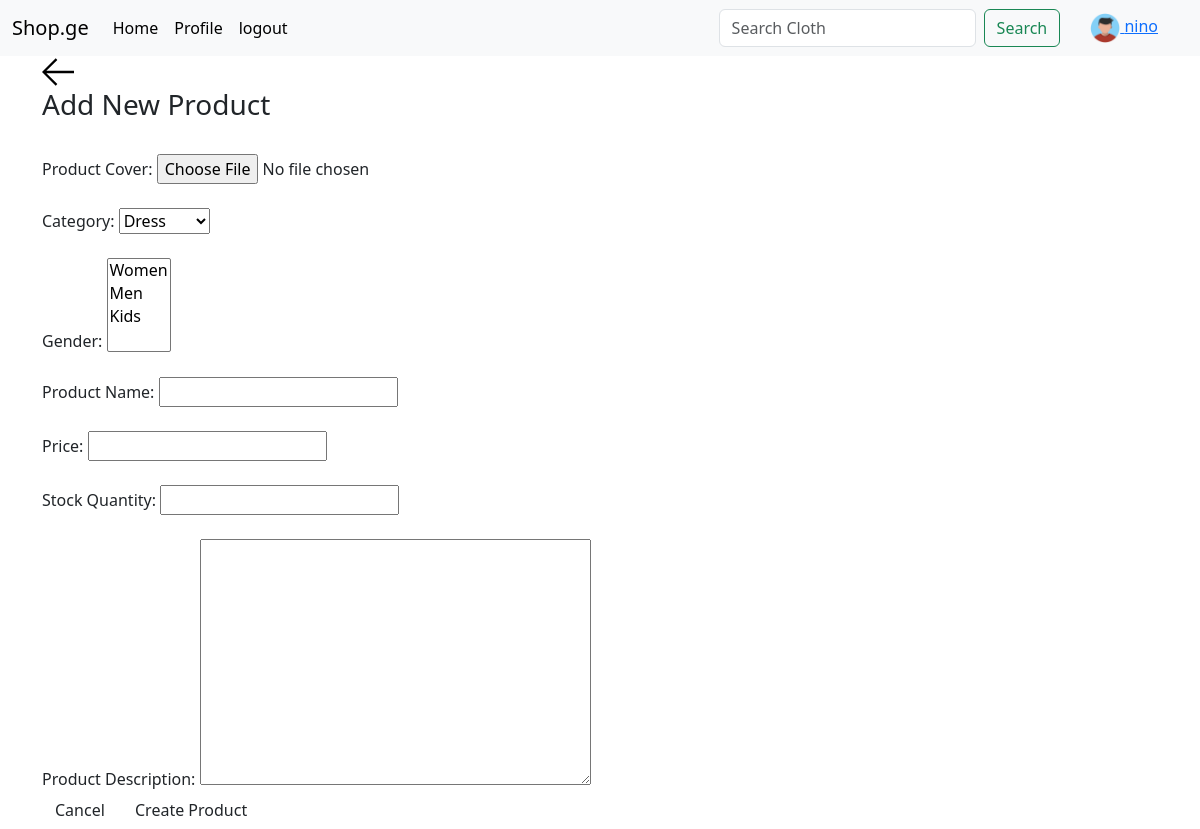
Screenshot of /add/ (signed in) with the database file from the repository.
### new_shoop/models.py (models this page shows)
class User(AbstractUser):
    products_user=models.ManyToManyField(Products, related_name='users', blank=True) #products_user
    avatar = models.ImageField(null=True, default='avatar.svg')
    bio=models.TextField(null=True)

### new_shoop/views.py (the view, shortened to what this page needs)
# urls.py: path('add/', views.add_product, name='add'),
@login_required(login_url='login')
def add_product(request):
    categories = Categories.objects.all()
    genders = Gender.objects.all()
    form = ProductsForm()
    context = {'form': form, 'categories': categories, 'genders': genders}
    return render(request, 'new_shoop/add_product.html', context)

### new_shoop/forms.py
class ProductsForm(ModelForm):
     class Meta:
        model = Products
        fields = '__all__'

### new_shoop/templates/new_shoop/add_product.html (shortened to what this page needs)
{% extends 'main.html' %}
{% block content %}
    <main class="create-room layout">
        <div class="container">
            <div class="layout__box">
                <div class="layout__boxHeader">
                    <div class="layout__boxTitle">
                        <a href="{% url 'home' %}">
                            <svg version="1.1" xmlns="http://www.w3.org/2000/svg" width="32" height="32" viewBox="0 0 32 32">
                                <title>arrow-left</title>
                                <path d="M13.723 2.286l-13.723 13.714 13.719 13.714 1.616-1.611-10.96-10.96h27.625v-2.286h-27.625l10.965-10.965-1.616-1.607z"></path>
                            </svg>
                        </a>
                        <h3>Add New Product</h3>
                        <br>
                    </div>
                </div>
                <div class="layout__body">
                    <form class="form" method="POST" action="" enctype="multipart/form-data">
                        <div class="form__group">
                            <label>Product Cover:</label>
                            {{ form.picture }}
                            <br>
                        </div>
                        <br>
                        <div class="form__group">
                            <label>Category:</label>
                            <select name="category">
                                {% for category in categories %}
                                    <option value="{{ category.id }}">{{ category.category_name }}</option>
                                {% endfor %}
                            </select>
                        </div>
                        <br>
                        <div class="form__group">
                            <label>Gender:</label>
                            <select name="gender" multiple>
                                {% for gender in genders %}
                                    <option value="{{ gender.id }}">{{ gender.category }}</option>
                                {% endfor %}
                            </select>
                        </div>
                        <br>
                        <div class="form__group">
                            <label>Product Name:</label>
                            {{ form.category_name }}
                        </div>
                        <br>
                        <div class="form__group">
                            <label>Price:</label>
                            {{ form.price }}
                        </div>
                        <br>
                        <div class="form__group">
                            <label>Stock Quantity:</label>
                            {{ form.stock_quantity }}
                        </div>
                        <br>
                        <div class="form__group">
                            <label>Product Description:</label>
                            {{ form.description }}
                        </div>
                        <div class="form__action">
                            <a class="btn btn--dark" href="{% url 'home' %}">Cancel</a>
                            <button class="btn btn--main" type="submit">Create Product</button>
                        </div>
                    </form>
                </div>
            </div>
        </div>
    </main>
{% endblock %}

### templates/navbar.html (shortened to what this page needs)
<nav class="navbar navbar-expand-lg bg-body-tertiary">
          <div class="container-fluid">
            <a class="navbar-brand" href="{% url 'home' %}">Shop.ge</a>
            <div class="collapse navbar-collapse" id="navbarSupportedContent">
              <ul class="navbar-nav me-auto mb-2 mb-lg-0">
                <li class="nav-item">
                  <a class="nav-link active" aria-current="page" href="{% url 'home' %}">Home</a>
                </li>
                {% if request.user.is_authenticated %}
                <li class="nav-item">
                  <a class="nav-link active" aria-current="page" href="{% url 'profile' request.user.id %}">Profile</a>
                </li>
                <li class="nav-item">
                  <a class="nav-link active" aria-current="page" href="{% url 'logout' %}">logout</a>
                </li>
                {% else %}
                <li class="nav-item">
                  <a class="nav-link active" aria-current="page" href="{% url 'login' %}">login</a>
                </li>
                {% endif %}
              </ul>
              <form class="d-flex" role="search" action="">
                <input name="q" class="form-control me-2" type="search" placeholder="Search Cloth" aria-label="Search">
                <button class="btn btn-outline-success" type="submit">Search</button>
              </form>
              {% if request.user.is_authenticated %}
              <div style="margin: 0px 30px;">
                <a href="{% url 'profile' request.user.id %}">
                  <img src="{{request.user.avatar.url}}" width="30px" height="30px">
                  {{request.user.username}}
                </a>
              </div>
              {% endif %}
            </div>
          </div>
        </nav>

### rows the page displays
User: user.avatar (picture), user.username "nino"

### other values shown
form field category "Dress"
